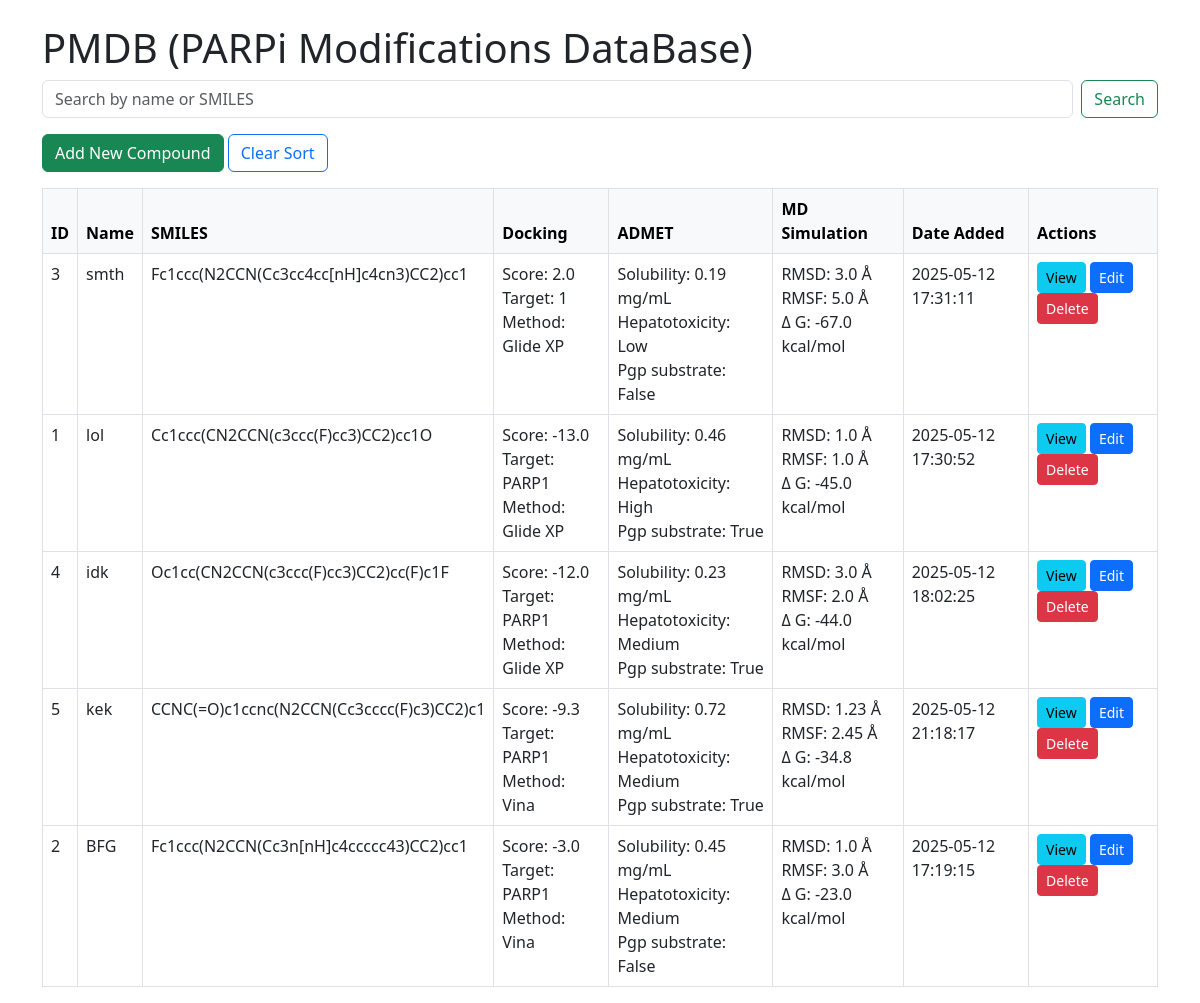
/?sort=interactions, run on the app's committed database.
### models.py (models this page shows)
class Compound(db.Model):
    id = db.Column(db.Integer, primary_key=True)
    name = db.Column(db.String(100), nullable=False)
    smiles = db.Column(db.String(255), nullable=False)
    added_on = db.Column(db.DateTime, default=datetime.utcnow)
    docking_scores = db.relationship('Docking', backref='compound', cascade="all, delete-orphan")
    admet_properties = db.relationship('ADMET', backref='compound', cascade="all, delete-orphan")
    md_results = db.relationship('MDSimulation', backref='compound', cascade="all, delete-orphan")

class Docking(db.Model):
    id = db.Column(db.Integer, primary_key=True) # A foreign key for the connection, required
    compound_id = db.Column(db.Integer, db.ForeignKey('compound.id'), nullable=False)
    score = db.Column(db.Float)
    target = db.Column(db.String(100))
    method = db.Column(db.String(50))

class ADMET(db.Model):
    id = db.Column(db.Integer, primary_key=True)
    compound_id = db.Column(db.Integer, db.ForeignKey('compound.id'), nullable=False)
    solubility = db.Column(db.String(50))
    hepatotoxicity = db.Column(db.String(50))
    bioavailability = db.Column(db.String(50))

class MDSimulation(db.Model):
    id = db.Column(db.Integer, primary_key=True)
    compound_id = db.Column(db.Integer, db.ForeignKey('compound.id'), nullable=False)
    avg_rmsd = db.Column(db.Float)
    avg_rmsf = db.Column(db.Float)
    interactions = db.Column(db.Float)

### app.py (the view, shortened to what this page needs)
@app.route('/')
def index():
    sort = request.args.get('sort')
    search = request.args.get('search')
    query = Compound.query.outerjoin(MDSimulation)
    if sort == 'interactions':
        query = query.order_by(MDSimulation.interactions.desc())
    else:
        query = query.order_by(Compound.id.asc())
        sort = None
    compounds = query.all()
    return render_template('index.html', compounds=compounds, current_sort=sort, search_query=search)

### templates/index.html (shortened to what this page needs)
<!doctype html>
<html lang="en">
<head>
    <link href="https://cdn.jsdelivr.net/npm/bootstrap@5.3.0/dist/css/bootstrap.min.css" rel="stylesheet">
</head>
<body class="container mt-4">
    <h1>PMDB (PARPi Modifications DataBase)</h1>
    <form method="GET" action="{{ url_for('index') }}" class="mb-3 d-flex" role="search">
        <input class="form-control me-2" type="search" name="search" placeholder="Search by name or SMILES"
               value="{{ search_query or '' }}">
        <button class="btn btn-outline-success" type="submit">Search</button>
    </form>
    <a href="{{ url_for('add_compound') }}" class="btn btn-success mb-3">Add New Compound</a>
    <a href="{{ url_for('index', sort=None if current_sort == 'interactions' else 'interactions') }}"
        class="btn btn-outline-primary mb-3">
        {% if current_sort == 'interactions' %}
            Clear Sort
        {% else %}
            Sort by ΔG
        {% endif %}
    </a>
    <table class="table table-bordered table-hover">
        <thead class="table-light">
            <tr>
                <th>ID</th>
                <th>Name</th>
                <th>SMILES</th>
                <th>Docking</th>
                <th>ADMET</th>
                <th>MD Simulation</th>
                <th>Date Added</th>
                <th>Actions</th>
            </tr>
        </thead>
        <tbody>
            {% for compound in compounds %}
            <tr>
                <td>{{ compound.id }}</td>
                <td>{{ compound.name }}</td>
                <td>{{ compound.smiles }}</td>
                <td>
                    {% if compound.docking_scores %}
                        Score: {{ compound.docking_scores[0].score }}<br>
                        Target: {{ compound.docking_scores[0].target }}<br>
                        Method: {{ compound.docking_scores[0].method }}
                    {% else %}
                        -
                    {% endif %}
                </td>
                <td>
                    {% if compound.admet_properties %}
                        Solubility: {{ compound.admet_properties[0].solubility }} mg/mL<br>
                        Hepatotoxicity: {{ compound.admet_properties[0].hepatotoxicity }}<br>
                        Pgp substrate: {{ compound.admet_properties[0].bioavailability }}
                    {% else %}
                        -
                    {% endif %}
                </td>
                <td>
                    {% if compound.md_results %}
                        RMSD: {{ compound.md_results[0].avg_rmsd }} Å<br>
                        RMSF: {{ compound.md_results[0].avg_rmsf }} Å<br>
                        Δ G: {{ compound.md_results[0].interactions }} kcal/mol<br>
                    {% else %}
                        -
                    {% endif %}
                </td>
                <td>{{ compound.added_on.strftime('%Y-%m-%d %H:%M:%S') if compound.added_on else '' }}</td>
                <td>
                    <a href="{{ url_for('view_compound', id=compound.id) }}" class="btn btn-info btn-sm">View</a>
                    <a href="{{ url_for('edit_compound', id=compound.id) }}" class="btn btn-primary btn-sm">Edit</a>
                    <form action="{{ url_for('delete_compound', id=compound.id) }}" method="post" style="display:inline-block;">
                        <button type="submit" class="btn btn-danger btn-sm" onclick="return confirm('Delete this compound?')">Delete</button>
                    </form>
                </td>
            </tr>
            {% endfor %}
        </tbody>
    </table>
</body>
</html>

### data on the page
Compound: id "3", name "smth", smiles "Fc1ccc(N2CCN(Cc3cc4cc[nH]c4cn3)CC2)cc1", score "2.0", target "1", method "Glide XP", solubility "0.19", hepatotoxicity "Low", bioavailability "False", avg_rmsd "3.0", avg_rmsf "5.0", interactions "-67.0", added_on "2025-05-12 17:31:11"
Compound: id "1", name "lol", smiles "Cc1ccc(CN2CCN(c3ccc(F)cc3)CC2)cc1O", score "-13.0", target "PARP1", method "Glide XP", solubility "0.46", hepatotoxicity "High", bioavailability "True", avg_rmsd "1.0", avg_rmsf "1.0", interactions "-45.0", added_on "2025-05-12 17:30:52"
Compound: id "4", name "idk", smiles "Oc1cc(CN2CCN(c3ccc(F)cc3)CC2)cc(F)c1F", score "-12.0", target "PARP1", method "Glide XP", solubility "0.23", hepatotoxicity "Medium", bioavailability "True", avg_rmsd "3.0", avg_rmsf "2.0", interactions "-44.0", added_on "2025-05-12 18:02:25"
Compound: id "5", name "kek", smiles "CCNC(=O)c1ccnc(N2CCN(Cc3cccc(F)c3)CC2)c1", score "-9.3", target "PARP1", method "Vina", solubility "0.72", hepatotoxicity "Medium", bioavailability "True", avg_rmsd "1.23", avg_rmsf "2.45", interactions "-34.8", added_on "2025-05-12 21:18:17"
Compound: id "2", name "BFG", smiles "Fc1ccc(N2CCN(Cc3n[nH]c4ccccc43)CC2)cc1", score "-3.0", target "PARP1", method "Vina", solubility "0.45", hepatotoxicity "Medium", bioavailability "False", avg_rmsd "1.0", avg_rmsf "3.0", interactions "-23.0", added_on "2025-05-12 17:19:15"
